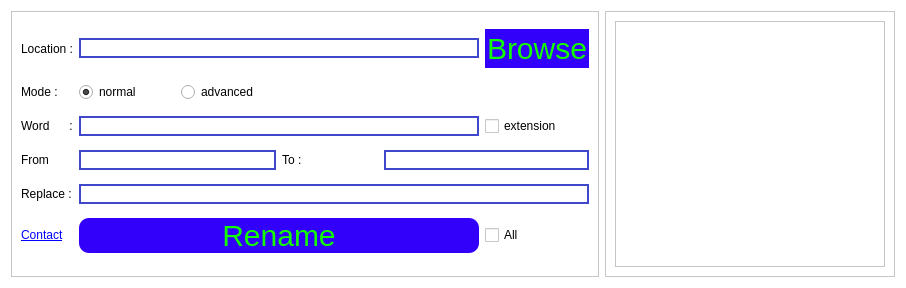
<?xml version="1.0" encoding="UTF-8"?>
<ui version="4.0">
 <class>rename</class>
 <widget class="QWidget" name="rename">
  <property name="geometry">
   <rect>
    <x>0</x>
    <y>0</y>
    <width>906</width>
    <height>288</height>
   </rect>
  </property>
  <property name="windowTitle">
   <string>Rename</string>
  </property>
  <property name="windowIcon">
   <iconset resource="photo.qrc">
    <normaloff>:/icon/ren.png</normaloff>:/icon/ren.png</iconset>
  </property>
  <property name="styleSheet">
   <string notr="true">QWidget {
background-color: rgb(255, 255, 255);
}
QLineEdit {
     border: 2px solid #3f48cc;
     background: white;
	
	font: 75 14pt &quot;Arial&quot;;
 }

QLineEdit:hover {
border-color:rgb(0, 255, 0);

}
QLabel {
font: 75 14pt &quot;Arial&quot;;
}

QRadioButton {
font: 75 12pt &quot;MS Shell Dlg 2&quot;;
}

QPushButton {
border-color: rgb(50, 0, 250);
   border-radius: 30px;
   color: #11FF00;
   font-family: Arial;
   font-size: 30px;
   font-weight: 200;

   background-color: #3200FA;

   text-decoration: none;
   display: inline-block;
   cursor: pointer;
}

QPushButton:hover {
   background: #2BAAFF;
}

QPushButton:pressed {
background-color: rgb(86, 12, 198);}</string>
  </property>
  <layout class="QGridLayout" name="gridLayout_3">
   <item row="0" column="0">
    <widget class="QFrame" name="frame">
     <property name="frameShape">
      <enum>QFrame::StyledPanel</enum>
     </property>
     <property name="frameShadow">
      <enum>QFrame::Raised</enum>
     </property>
     <layout class="QGridLayout" name="gridLayout_2">
      <item row="2" column="5">
       <widget class="QCheckBox" name="checkBox">
        <property name="text">
         <string>extension</string>
        </property>
       </widget>
      </item>
      <item row="3" column="1" colspan="2">
       <widget class="QLineEdit" name="LE_from"/>
      </item>
      <item row="2" column="1" colspan="4">
       <widget class="QLineEdit" name="word"/>
      </item>
      <item row="4" column="1" colspan="5">
       <widget class="QLineEdit" name="replace"/>
      </item>
      <item row="1" column="0">
       <widget class="QLabel" name="label_6">
        <property name="text">
         <string>Mode : </string>
        </property>
       </widget>
      </item>
      <item row="2" column="0">
       <widget class="QLabel" name="label_word">
        <property name="text">
         <string>Word      :</string>
        </property>
       </widget>
      </item>
      <item row="1" column="1">
       <widget class="QRadioButton" name="rb_normal">
        <property name="text">
         <string>normal</string>
        </property>
        <property name="checked">
         <bool>true</bool>
        </property>
       </widget>
      </item>
      <item row="0" column="1" colspan="4">
       <widget class="QLineEdit" name="location">
        <property name="minimumSize">
         <size>
          <width>350</width>
          <height>0</height>
         </size>
        </property>
       </widget>
      </item>
      <item row="4" column="0">
       <widget class="QLabel" name="label_4">
        <property name="text">
         <string>Replace :</string>
        </property>
       </widget>
      </item>
      <item row="0" column="0">
       <widget class="QLabel" name="label">
        <property name="text">
         <string>Location :</string>
        </property>
       </widget>
      </item>
      <item row="0" column="5">
       <widget class="QPushButton" name="browse">
        <property name="minimumSize">
         <size>
          <width>75</width>
          <height>0</height>
         </size>
        </property>
        <property name="styleSheet">
         <string notr="true">font: 75 14pt &quot;Arial&quot;;
border: 2px solid rgb(50, 0, 250);</string>
        </property>
        <property name="text">
         <string>Browse</string>
        </property>
       </widget>
      </item>
      <item row="1" column="2">
       <widget class="QRadioButton" name="rb_advanced">
        <property name="text">
         <string>advanced</string>
        </property>
       </widget>
      </item>
      <item row="3" column="0">
       <widget class="QLabel" name="label_from">
        <property name="text">
         <string>From</string>
        </property>
       </widget>
      </item>
      <item row="3" column="4" colspan="2">
       <widget class="QLineEdit" name="LE_to"/>
      </item>
      <item row="3" column="3">
       <widget class="QLabel" name="label_to">
        <property name="text">
         <string>To : </string>
        </property>
       </widget>
      </item>
      <item row="5" column="0">
       <widget class="QLabel" name="contact">
        <property name="styleSheet">
         <string notr="true">font: 8pt &quot;MS Shell Dlg 2&quot;;
color: rgb(0, 0, 255);</string>
        </property>
        <property name="text">
         <string>&lt;a href=&quot;https://www.facebook.com/ahmednaeem1996&quot;&gt;Contact&lt;/a&gt;</string>
        </property>
        <property name="openExternalLinks">
         <bool>true</bool>
        </property>
       </widget>
      </item>
      <item row="5" column="1" colspan="4">
       <widget class="QPushButton" name="rename_btn">
        <property name="minimumSize">
         <size>
          <width>400</width>
          <height>0</height>
         </size>
        </property>
        <property name="styleSheet">
         <string notr="true">border-radius: 10px;</string>
        </property>
        <property name="text">
         <string>Rename</string>
        </property>
       </widget>
      </item>
      <item row="5" column="5">
       <widget class="QCheckBox" name="All_check">
        <property name="text">
         <string>All</string>
        </property>
       </widget>
      </item>
     </layout>
     <zorder>location</zorder>
     <zorder>label_4</zorder>
     <zorder>replace</zorder>
     <zorder>label_word</zorder>
     <zorder>browse</zorder>
     <zorder>word</zorder>
     <zorder>label</zorder>
     <zorder>LE_from</zorder>
     <zorder>LE_to</zorder>
     <zorder>label_from</zorder>
     <zorder>label_to</zorder>
     <zorder>label_6</zorder>
     <zorder>rb_normal</zorder>
     <zorder>rename_btn</zorder>
     <zorder>checkBox</zorder>
     <zorder>rb_advanced</zorder>
     <zorder>contact</zorder>
     <zorder>All_check</zorder>
    </widget>
   </item>
   <item row="0" column="3">
    <widget class="QFrame" name="frame_2">
     <property name="frameShape">
      <enum>QFrame::StyledPanel</enum>
     </property>
     <property name="frameShadow">
      <enum>QFrame::Raised</enum>
     </property>
     <layout class="QGridLayout" name="gridLayout">
      <item row="0" column="0">
       <widget class="QListView" name="listView"/>
      </item>
     </layout>
    </widget>
   </item>
  </layout>
 </widget>
 <tabstops>
  <tabstop>location</tabstop>
  <tabstop>browse</tabstop>
  <tabstop>rb_normal</tabstop>
  <tabstop>rb_advanced</tabstop>
  <tabstop>word</tabstop>
  <tabstop>checkBox</tabstop>
  <tabstop>LE_from</tabstop>
  <tabstop>LE_to</tabstop>
  <tabstop>replace</tabstop>
  <tabstop>rename_btn</tabstop>
  <tabstop>listView</tabstop>
 </tabstops>
 <resources>
  <include location="photo.qrc"/>
 </resources>
 <connections/>
</ui>
